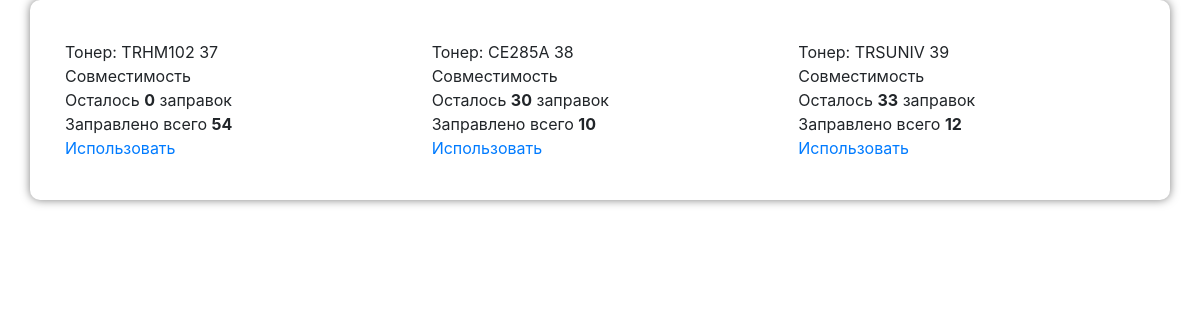
/toner_list, run on an earlier commit of the app's database.
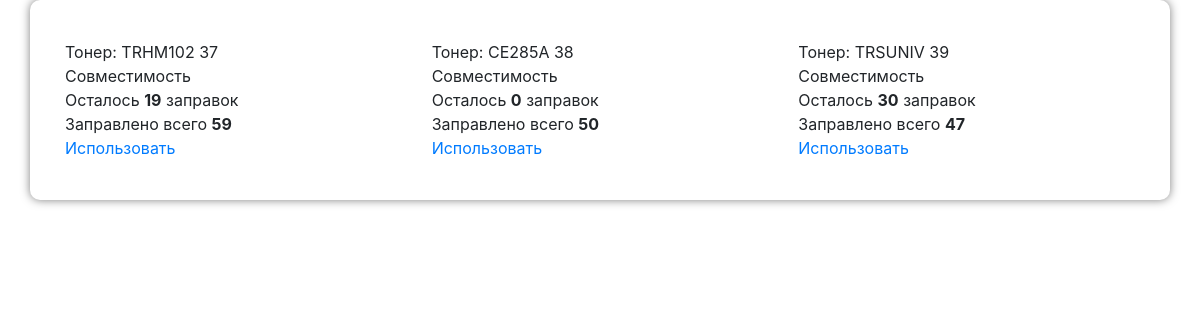
And on a later commit of the database.
### blog/models.py (models this page shows, shortened)
class Toner(models.Model):
    name = models.CharField('Тонер',
        max_length=2,
        choices=tonerChoice,
        default='t1',
    )
    remained_loads = models.IntegerField('Осталось заправок', default=1)
    used_loads = models.IntegerField('Использовано сейчас', default=0)
    overall = models.IntegerField('Итого', default=1)
    accept = models.CharField('Совместимые', max_length=100, default='')
    def __str__(self):
        return self.get_name_display()

### blog/views.py (the view)
# urls.py: path('toner_list', views.toner_list, name='toner_list'),
def toner_list(request):
    toners = Toner.objects.order_by('name')
    context = {
        'toners': toners
    }
    return render(request, 'blog/toner_list.html', context)

### blog/templates/blog/toner_list.html
{% extends 'blog/base.html' %}
    {% block content %}
        <div class="row">
            {% for toner in toners %}
                <div class="col-md-4">
                    Тонер: {{ toner }} {{ toner.pk }} <br>
                    Совместимость <strong> {{ toner.accept }}</strong><br>
                    Осталось <strong> {{ toner.remained_loads }}</strong> заправок <br>
                    Заправлено всего <strong> {{ toner.overall }}</strong> <br>
                    <a href="{% url 'toner_edit' pk=toner.pk %}">Использовать</a>
                </div>
            {% endfor %}
        </div>
    {% endblock %}

What changed in the data, as far as the page shows it:
changed Toner "TRHM102": remained_loads "0" → "19"; overall "54" → "59"
changed Toner "CE285A": remained_loads "30" → "0"; overall "10" → "50"
changed Toner "TRSUNIV": remained_loads "33" → "30"; overall "12" → "47"
